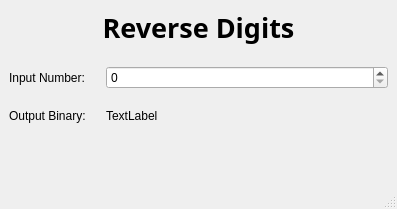
<?xml version="1.0" encoding="UTF-8"?>
<ui version="4.0">
 <class>MainWindow</class>
 <widget class="QMainWindow" name="MainWindow">
  <property name="geometry">
   <rect>
    <x>0</x>
    <y>0</y>
    <width>397</width>
    <height>209</height>
   </rect>
  </property>
  <property name="sizePolicy">
   <sizepolicy hsizetype="Fixed" vsizetype="Fixed">
    <horstretch>0</horstretch>
    <verstretch>0</verstretch>
   </sizepolicy>
  </property>
  <property name="windowTitle">
   <string>Reverse Digits</string>
  </property>
  <widget class="QWidget" name="centralwidget">
   <layout class="QFormLayout" name="formLayout">
    <property name="horizontalSpacing">
     <number>20</number>
    </property>
    <property name="verticalSpacing">
     <number>20</number>
    </property>
    <item row="0" column="0" colspan="2">
     <widget class="QLabel" name="label">
      <property name="font">
       <font>
        <family>Sans Serif</family>
        <pointsize>20</pointsize>
        <weight>75</weight>
        <bold>true</bold>
       </font>
      </property>
      <property name="layoutDirection">
       <enum>Qt::LeftToRight</enum>
      </property>
      <property name="text">
       <string>Reverse Digits</string>
      </property>
      <property name="alignment">
       <set>Qt::AlignCenter</set>
      </property>
     </widget>
    </item>
    <item row="1" column="0">
     <widget class="QLabel" name="label_2">
      <property name="text">
       <string>Input Number:</string>
      </property>
     </widget>
    </item>
    <item row="1" column="1">
     <widget class="QSpinBox" name="spinBox">
      <property name="sizePolicy">
       <sizepolicy hsizetype="Expanding" vsizetype="Fixed">
        <horstretch>0</horstretch>
        <verstretch>0</verstretch>
       </sizepolicy>
      </property>
      <property name="maximum">
       <number>2147483647</number>
      </property>
     </widget>
    </item>
    <item row="2" column="0">
     <widget class="QLabel" name="label_3">
      <property name="text">
       <string>Output Binary:</string>
      </property>
     </widget>
    </item>
    <item row="2" column="1">
     <widget class="QLabel" name="output">
      <property name="text">
       <string>TextLabel</string>
      </property>
     </widget>
    </item>
   </layout>
  </widget>
  <widget class="QMenuBar" name="menubar">
   <property name="geometry">
    <rect>
     <x>0</x>
     <y>0</y>
     <width>397</width>
     <height>22</height>
    </rect>
   </property>
  </widget>
  <widget class="QStatusBar" name="statusbar"/>
 </widget>
 <resources/>
 <connections/>
</ui>
